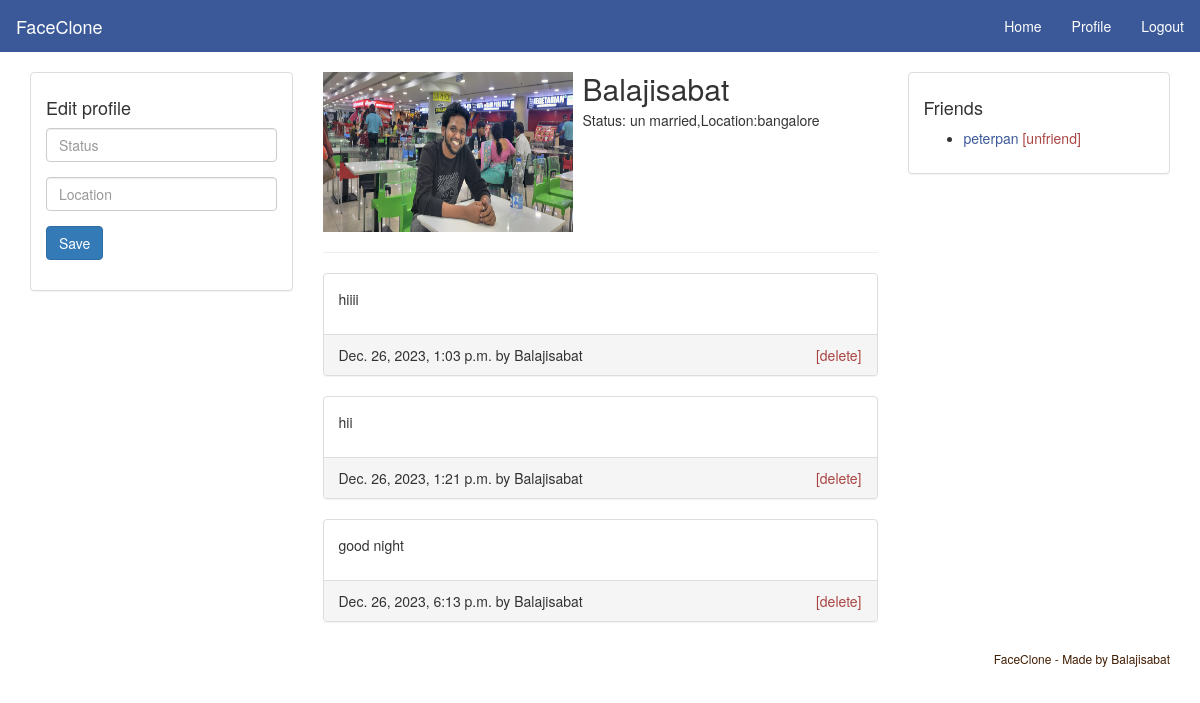
The page /SocialApp/profile (signed in) on the database as committed earlier.
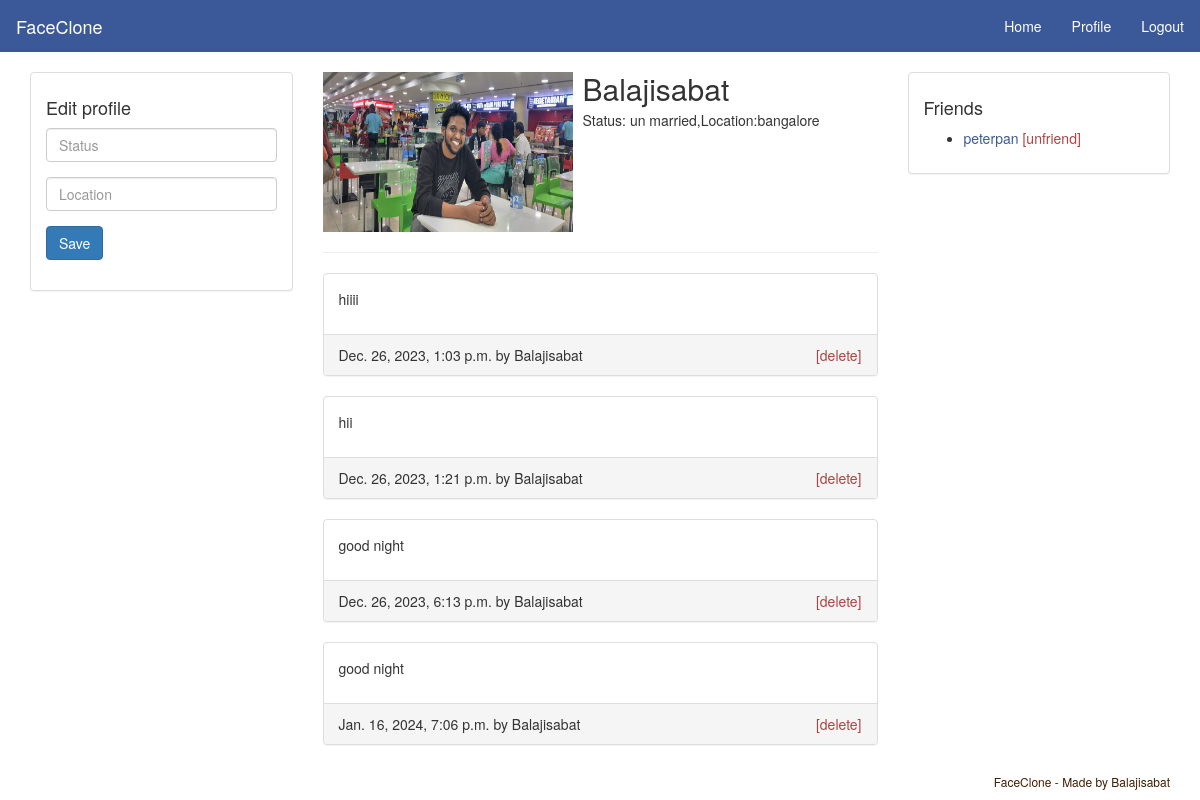
The same page on the database as committed later.
### SocialApp/models.py (models this page shows, shortened)
class UserProfile(models.Model):
    user = models.OneToOneField(User,on_delete=models.CASCADE)
    loc = models.CharField(max_length=20,blank=True)
    bio = models.TextField(max_length=300,blank=True)
    img = models.ImageField(upload_to='pics',default='avatar.jpg')

class UserPost(models.Model):
    user = models.ForeignKey(User,on_delete=models.CASCADE)
    post = models.TextField(max_length=300,blank=False)
    date = models.DateTimeField(auto_now_add=True)

### SocialApp/views.py (the view)
# urls.py: path('profile',views.profile,name='profile'),
@login_required(login_url='index')
def profile(request):
    user = request.user
    context = {'user':user}
    posts = UserPost.objects.filter(user=user)
    context.update({'posts':posts})
    return render(request,'profile.html',context)

### templates/profile.html (shortened to what this page needs)
{% load static %}
<!DOCTYPE html>
<html>
<head>
  <link rel="stylesheet" type="text/css" href="{% static 'css/bootstrap.min.css' %}">
  <link rel="stylesheet" type="text/css" href="{% static 'css/style.css' %}">
</head>
<body>
  <nav class="navbar navbar-default">
    <div class="container-fluid">
      <div class="navbar-header">
        <a class="navbar-brand" href="{% url 'index' %}">FaceClone</a>
      </div>
      <ul class="nav navbar-nav navbar-right">
        <li><a href="{% url 'home' %}">Home</a></li>
        <li><a href="{% url 'profile' %}">Profile</a></li>
        <li><a href="{% url 'logout' %}">Logout</a></li>
      </ul>
    </div>
  </nav>
  <main class="container">
    <div class="row">
      <div class="col-md-3">
        <div class="panel panel-default">
          <div class="panel-body">
            <h4>Edit profile</h4>
            <form method="post" action="{% url 'update' %}">
              <div class="form-group">
                <input class="form-control" type="text" name="status" placeholder="Status" value="">
              </div>
              <div class="form-group">
                <input class="form-control" type="text" name="location" placeholder="Location" value="">
              </div>
              <div class="form-group">
                <input class="btn btn-primary" type="submit" name="update_profile" value="Save">
              </div>
            </form>
          </div>
        </div>
      </div>
      <div class="col-md-6">
        <div class="media">
          <div class="media-left">
            <img src="{% static 'img/b2.jpg' %}" class="media-object" style="width: 250px; height: 160px;">
          </div>
          <div class="media-body">
            <h2 class="media-heading">{{user.username}}</h2>
            <p>Status: {{user.userprofile.bio}},Location:{{user.userprofile.loc}}</p>
          </div>
        </div>
        <hr>
        <div>
          {% for post in posts %}
          <div class="panel panel-default">
            <div class="panel-body">
              <p>{{post.post}}</p>
            </div>
            <div class="panel-footer">
              <span>{{post.date}} by {{post.user.username}}</span>
              <span class="pull-right"><a class="text-danger" href="#">[delete]</a></span>
            </div>
          </div>
          {% endfor %}
        </div>
      </div>
      <div class="col-md-3">
        <div class="panel panel-default">
          <div class="panel-body">
            <h4>Friends</h4>
            <ul>
              <li>
                <a href="#">peterpan</a>
                <a class="text-danger" href="#">[unfriend]</a>
              </li>
            </ul>
          </div>
        </div>
      </div>
    </div>
  </main>
  <footer class="container text-center">
    <ul class="nav nav-pills pull-right">
      <h6><li>FaceClone - Made by Balajisabat</li></h6>
    </ul>
  </footer>
</body>
</html>

### static/css/style.css (style rules this page uses)
a { color: #3b5998; }
.navbar { -webkit-border-radius: 0; -moz-border-radius: 0; border-radius: 0; }
.navbar-default { background-color: #3b5998; border-color: #3b5998; }
.navbar-default .navbar-brand { color: #fff; }
.navbar-default .navbar-nav>li>a { color: #fff; }

### templates/profile.html (style rules this page uses)
h6 { color: rgb(65, 29, 2); }

Rows that differ between the two databases and show on the page:
added UserPost: post "good night", date "Jan. 16, 2024, 7:06 p.m.", user.username "Balajisabat"
